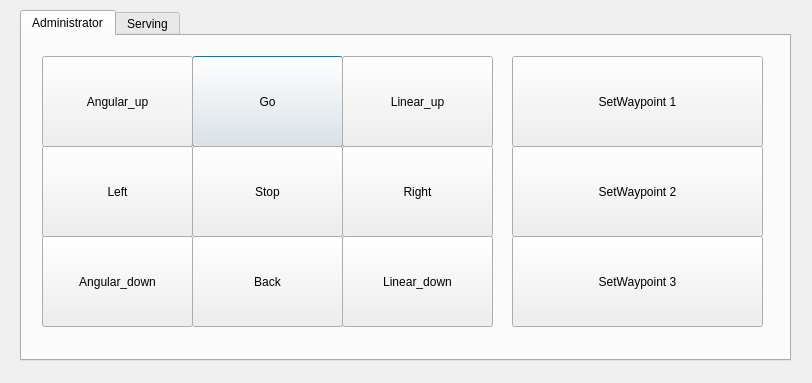
<?xml version="1.0" encoding="UTF-8"?>
<ui version="4.0">
 <class>joy</class>
 <widget class="QDialog" name="joy">
  <property name="geometry">
   <rect>
    <x>0</x>
    <y>0</y>
    <width>812</width>
    <height>383</height>
   </rect>
  </property>
  <property name="windowTitle">
   <string>mobile_robot_gui</string>
  </property>
  <widget class="QTabWidget" name="tabWidget">
   <property name="geometry">
    <rect>
     <x>20</x>
     <y>10</y>
     <width>771</width>
     <height>351</height>
    </rect>
   </property>
   <property name="currentIndex">
    <number>0</number>
   </property>
   <widget class="QWidget" name="Administrator">
    <attribute name="title">
     <string>Administrator</string>
    </attribute>
    <widget class="QPushButton" name="go">
     <property name="geometry">
      <rect>
       <x>170</x>
       <y>20</y>
       <width>151</width>
       <height>91</height>
      </rect>
     </property>
     <property name="text">
      <string>Go</string>
     </property>
    </widget>
    <widget class="QPushButton" name="stop">
     <property name="geometry">
      <rect>
       <x>170</x>
       <y>110</y>
       <width>151</width>
       <height>91</height>
      </rect>
     </property>
     <property name="text">
      <string>Stop</string>
     </property>
    </widget>
    <widget class="QPushButton" name="left">
     <property name="geometry">
      <rect>
       <x>20</x>
       <y>110</y>
       <width>151</width>
       <height>91</height>
      </rect>
     </property>
     <property name="text">
      <string>Left</string>
     </property>
    </widget>
    <widget class="QPushButton" name="back">
     <property name="geometry">
      <rect>
       <x>170</x>
       <y>200</y>
       <width>151</width>
       <height>91</height>
      </rect>
     </property>
     <property name="text">
      <string>Back</string>
     </property>
    </widget>
    <widget class="QPushButton" name="right">
     <property name="geometry">
      <rect>
       <x>320</x>
       <y>110</y>
       <width>151</width>
       <height>91</height>
      </rect>
     </property>
     <property name="text">
      <string>Right</string>
     </property>
    </widget>
    <widget class="QPushButton" name="set_waypoint_1">
     <property name="geometry">
      <rect>
       <x>490</x>
       <y>20</y>
       <width>251</width>
       <height>91</height>
      </rect>
     </property>
     <property name="text">
      <string>SetWaypoint 1</string>
     </property>
    </widget>
    <widget class="QPushButton" name="set_waypoint_3">
     <property name="geometry">
      <rect>
       <x>490</x>
       <y>200</y>
       <width>251</width>
       <height>91</height>
      </rect>
     </property>
     <property name="text">
      <string>SetWaypoint 3</string>
     </property>
    </widget>
    <widget class="QPushButton" name="set_waypoint_2">
     <property name="geometry">
      <rect>
       <x>490</x>
       <y>110</y>
       <width>251</width>
       <height>91</height>
      </rect>
     </property>
     <property name="text">
      <string>SetWaypoint 2</string>
     </property>
    </widget>
    <widget class="QPushButton" name="linear_up">
     <property name="geometry">
      <rect>
       <x>320</x>
       <y>20</y>
       <width>151</width>
       <height>91</height>
      </rect>
     </property>
     <property name="text">
      <string>Linear_up</string>
     </property>
    </widget>
    <widget class="QPushButton" name="linear_down">
     <property name="geometry">
      <rect>
       <x>320</x>
       <y>200</y>
       <width>151</width>
       <height>91</height>
      </rect>
     </property>
     <property name="text">
      <string>Linear_down</string>
     </property>
    </widget>
    <widget class="QPushButton" name="angular_up">
     <property name="geometry">
      <rect>
       <x>20</x>
       <y>20</y>
       <width>151</width>
       <height>91</height>
      </rect>
     </property>
     <property name="text">
      <string>Angular_up</string>
     </property>
    </widget>
    <widget class="QPushButton" name="angular_down">
     <property name="geometry">
      <rect>
       <x>20</x>
       <y>200</y>
       <width>151</width>
       <height>91</height>
      </rect>
     </property>
     <property name="text">
      <string>Angular_down</string>
     </property>
    </widget>
   </widget>
   <widget class="QWidget" name="Serving">
    <attribute name="title">
     <string>Serving</string>
    </attribute>
    <widget class="QPushButton" name="go_waypoint_1">
     <property name="geometry">
      <rect>
       <x>540</x>
       <y>20</y>
       <width>191</width>
       <height>41</height>
      </rect>
     </property>
     <property name="text">
      <string>GoWaypoint 1</string>
     </property>
    </widget>
    <widget class="QProgressBar" name="progressbar_1">
     <property name="geometry">
      <rect>
       <x>540</x>
       <y>60</y>
       <width>191</width>
       <height>40</height>
      </rect>
     </property>
     <property name="value">
      <number>24</number>
     </property>
    </widget>
    <widget class="QProgressBar" name="progressbar_3">
     <property name="geometry">
      <rect>
       <x>540</x>
       <y>260</y>
       <width>191</width>
       <height>40</height>
      </rect>
     </property>
     <property name="value">
      <number>24</number>
     </property>
    </widget>
    <widget class="QPushButton" name="go_waypoint_3">
     <property name="geometry">
      <rect>
       <x>540</x>
       <y>220</y>
       <width>191</width>
       <height>41</height>
      </rect>
     </property>
     <property name="text">
      <string>GoWaypoint 3</string>
     </property>
    </widget>
    <widget class="QPushButton" name="emergency">
     <property name="geometry">
      <rect>
       <x>40</x>
       <y>30</y>
       <width>431</width>
       <height>261</height>
      </rect>
     </property>
     <property name="text">
      <string>Emergency</string>
     </property>
    </widget>
    <widget class="QPushButton" name="go_waypoint_2">
     <property name="geometry">
      <rect>
       <x>540</x>
       <y>120</y>
       <width>191</width>
       <height>41</height>
      </rect>
     </property>
     <property name="text">
      <string>GoWaypoint 2</string>
     </property>
    </widget>
    <widget class="QProgressBar" name="progressbar_2">
     <property name="geometry">
      <rect>
       <x>540</x>
       <y>160</y>
       <width>191</width>
       <height>40</height>
      </rect>
     </property>
     <property name="value">
      <number>24</number>
     </property>
    </widget>
    <widget class="QStackedWidget" name="stackedWidget">
     <property name="geometry">
      <rect>
       <x>240</x>
       <y>200</y>
       <width>120</width>
       <height>80</height>
      </rect>
     </property>
     <widget class="QWidget" name="page"/>
     <widget class="QWidget" name="page_2"/>
    </widget>
   </widget>
  </widget>
 </widget>
 <resources/>
 <connections/>
</ui>
